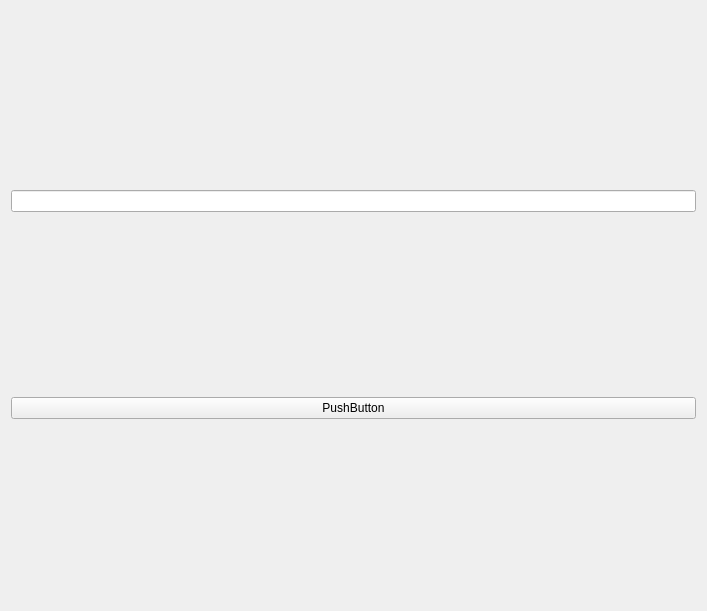
<?xml version="1.0" encoding="UTF-8"?>
<ui version="4.0">
 <class>MainWindow</class>
 <widget class="QMainWindow" name="MainWindow">
  <property name="geometry">
   <rect>
    <x>0</x>
    <y>0</y>
    <width>707</width>
    <height>611</height>
   </rect>
  </property>
  <property name="windowTitle">
   <string>MainWindow</string>
  </property>
  <widget class="QWidget" name="centralWidget">
   <layout class="QGridLayout" name="gridLayout">
    <item row="1" column="0">
     <widget class="QPushButton" name="pushButton">
      <property name="text">
       <string>PushButton</string>
      </property>
     </widget>
    </item>
    <item row="0" column="0">
     <widget class="QLineEdit" name="lineEdit"/>
    </item>
   </layout>
  </widget>
 </widget>
 <layoutdefault spacing="6" margin="11"/>
 <resources/>
 <connections/>
</ui>
